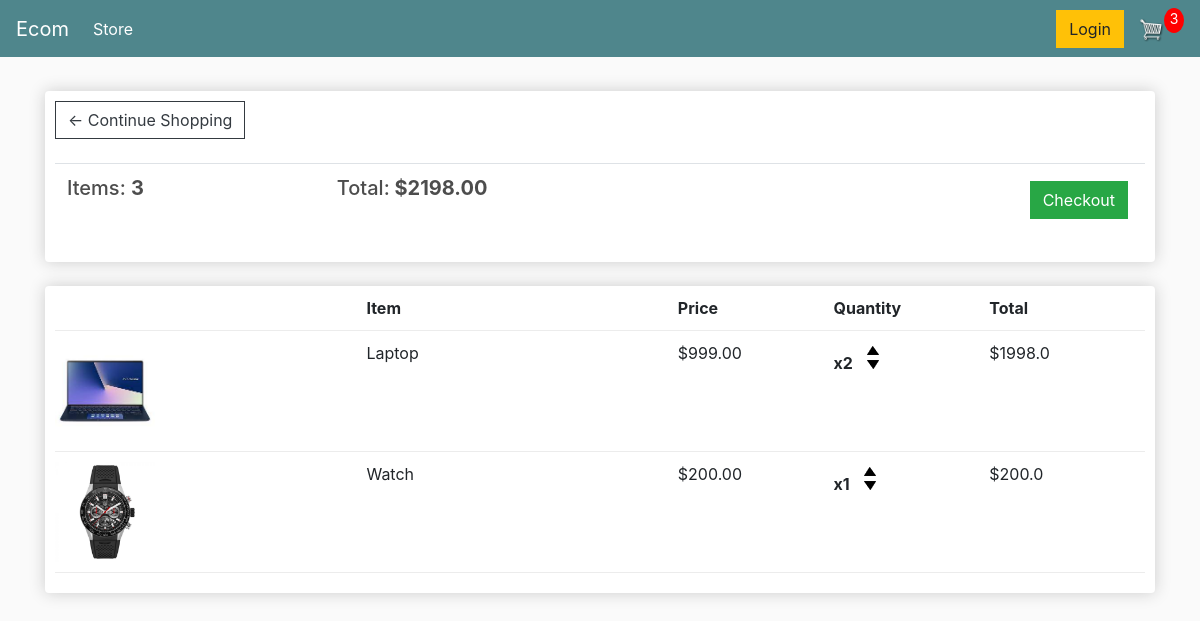
/cart/ (signed in), run on an earlier commit of the app's database.
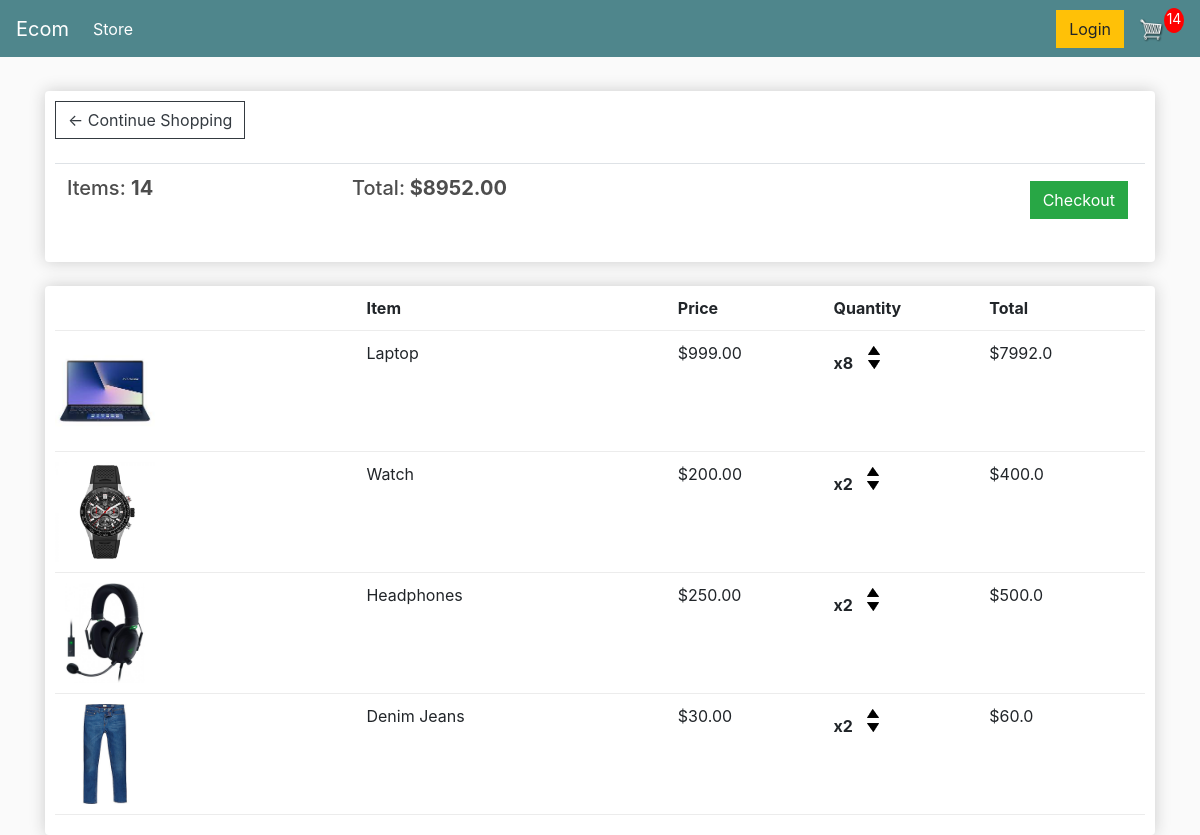
And on a later commit of the database.
### store/models.py (models this page shows, shortened)
class Order(models.Model):
    customer = models.ForeignKey(Customer, on_delete=models.SET_NULL, null=True, blank=True)
    date_orderded = models.DateTimeField(auto_now_add=True)
    complete = models.BooleanField(default=False)
    transaction_id = models.CharField(max_length=100, null=True)
    @property
    def get_cart_total(self):
        orderitems = self.orderitem_set.all()
        total = sum([item.get_total for item in orderitems])
        return total
    @property
    def get_cart_items(self):
        orderitems = self.orderitem_set.all()
        total = sum([item.quantity for item in orderitems])
        return total

class OrderItem(models.Model):
    product = models.ForeignKey(Product, on_delete=models.SET_NULL, null=True, blank=True)
    order = models.ForeignKey(Order, on_delete=models.SET_NULL, null=True)
    quantity = models.IntegerField(default=0, null=True, blank=True)
    date_added = models.DateTimeField(auto_now_add=True)
    @property
    def get_total(self):
        total = self.product.price * self.quantity
        return total

class Product(models.Model):
    name = models.CharField(max_length=200)
    price = models.FloatField()
    digital = models.BooleanField(default=False, null=True, blank=True)
    image = models.ImageField(null=True, blank=True)
    @property
    def imageURL(self):
        try:
            url = self.image.url
        except:
            url =''
        return url

### store/views.py (the view)
# urls.py: path('cart/', views.cart, name= "cart"),
def cart(request):
    if request.user.is_authenticated:
        customer = request.user.customer
        order, created = Order.objects.get_or_create(customer = customer, complete = False)
        items = order.orderitem_set.all()
        cartItems = order.get_cart_items
    else:
        items = []
        order = {'get_cart_total': 0, 'get_cart_item': 0}
        cartItems = order['get_cart_items']
    context = {'items': items, 'order': order, 'cartItems': cartItems}
    return render(request, 'store/cart.html', context)

### store/templates/store/cart.html
{% extends 'store/main.html' %} {% load static %} {% block content %}
<div class="row">
    <div class="col-lg-12">
        <div class="box-element">
            <a class="btn btn-outline-dark" href="{% url 'store' %}">&#x2190; Continue Shopping</a>
            <br>
            <br>
            <table class="table">
                <tr>
                    <th>
                        <h5>Items: <strong>{{order.get_cart_items}}</strong></h5>
                    </th>
                    <th>
                        <h5>Total:<strong> ${{order.get_cart_total|floatformat:2}}</strong></h5>
                    </th>
                    <th>
                        <a style="float:right; margin:5px;" class="btn btn-success" href="{% url 'checkout' %}">Checkout</a>
                    </th>
                </tr>
            </table>
        </div>
        <br>
        <div class="box-element">
            <div class="cart-row">
                <div style="flex:2"></div>
                <div style="flex:2"><strong>Item</strong></div>
                <div style="flex:1"><strong>Price</strong></div>
                <div style="flex:1"><strong>Quantity</strong></div>
                <div style="flex:1"><strong>Total</strong></div>
            </div>
            {% for item in items %}
            <div class="cart-row">
                <div style="flex:2"><img class="row-image" src="{{item.product.imageURL}}"></div>
                <div style="flex:2">{{item.product.name}}</div>
                <div style="flex:1">${{item.product.price|floatformat:2}}</div>
                <div style="flex:1">
                    <p class="quantity">x{{item.quantity}}</p>
                    <div class="quantity">
                        <img data-product="{{item.product.id}}" data-action="add" class="chg-quantity update-cart" src="{% static  'images/arrow-up.png' %}">
                        <img data-product="{{item.product.id}}" data-action="remove" class="chg-quantity update-cart" src="{% static  'images/arrow-down.png' %}">
                    </div>
                </div>
                <div style="flex:1">${{item.get_total}}</div>
            </div>
            {% endfor %}
        </div>
    </div>
</div>
{% endblock content %}

### store/templates/store/main.html (shortened to what this page needs)
<!DOCTYPE html>
<html>
<head>
    {% load static %}
    <link rel="stylesheet" href="https://stackpath.bootstrapcdn.com/bootstrap/4.4.1/css/bootstrap.min.css">
    <link rel="stylesheet" type="text/css" href="{% static 'css/main.css' %}">
</head>
<body>
    <nav class="navbar navbar-expand-lg navbar-dark bg-dark">
        <a class="navbar-brand" href="{% url 'store' %}">Ecom</a>
        <div class="collapse navbar-collapse" id="navbarSupportedContent">
            <ul class="navbar-nav mr-auto">
                <li class="nav-item active">
                    <a class="nav-link" href="{% url 'store' %}">Store <span class="sr-only">(current)</span></a>
                </li>
            </ul>
            <div class="form-inline my-2 my-lg-0">
                <a href="#" class="btn btn-warning">Login</a>
                <a href="{% url 'cart' %}">
                    <img id="cart-icon" src="{% static 'images/cart.png' %}">
                </a>
                <p id="cart-total">{{cartItems}}</p>
            </div>
        </div>
    </nav>
    <div class="container">
        <br> {% block content %} {% endblock content %}
    </div>
</body>
</html>

### static/css/main.css (style rules this page uses)
body { background-color: hsl(0, 0%, 98%); }
h1, h2, h3, h4, h5, h6 { color: hsl(0, 0%, 30%); }
.box-element { box-shadow: hsl(0, 0%, 80%) 0 0 16px; background-color: #fff; border-radius: 4px; padding: 10px; }
.bg-dark { background-color: #4f868c!important; }
#cart-icon { width: 25px; display: inline-block; margin-left: 15px; }
#cart-total { display: block; text-align: center; color: #fff; background-color: red; width: 20px; height: 25px; border-radius: 50%; font-size: 14px; }
.col-lg-4, .col-lg-6, .col-lg-8, .col-lg-12 { margin-top: 10px; }
.btn { border-radius: 0; }
.row-image { width: 100px; }
.cart-row { display: flex; align-items: flex-stretch; padding-bottom: 10px; margin-bottom: 10px; border-bottom: 1px solid #ececec; }
.quantity { display: inline-block; font-weight: 700; padding-right: 10px; }
.chg-quantity { width: 12px; cursor: pointer; display: block; margin-top: 5px; transition: .1s; }

What changed in the data, as far as the page shows it:
changed through a linked row, Order: get_cart_items "3" → "14"; get_cart_total "2198.00" → "8952.00"
changed OrderItem "Laptop": quantity "2" → "8"; get_total "1998.0" → "7992.0"
changed OrderItem "Watch": quantity "1" → "2"; get_total "200.0" → "400.0"
added OrderItem: product.imageURL (picture), product.name "Headphones", product.price "250.00", quantity "2", get_total "500.0"
added OrderItem: product.imageURL (picture), product.name "Denim Jeans", product.price "30.00", quantity "2", get_total "60.0"
Also different on the page:
{{ cartItems }}: "3" → "14"
